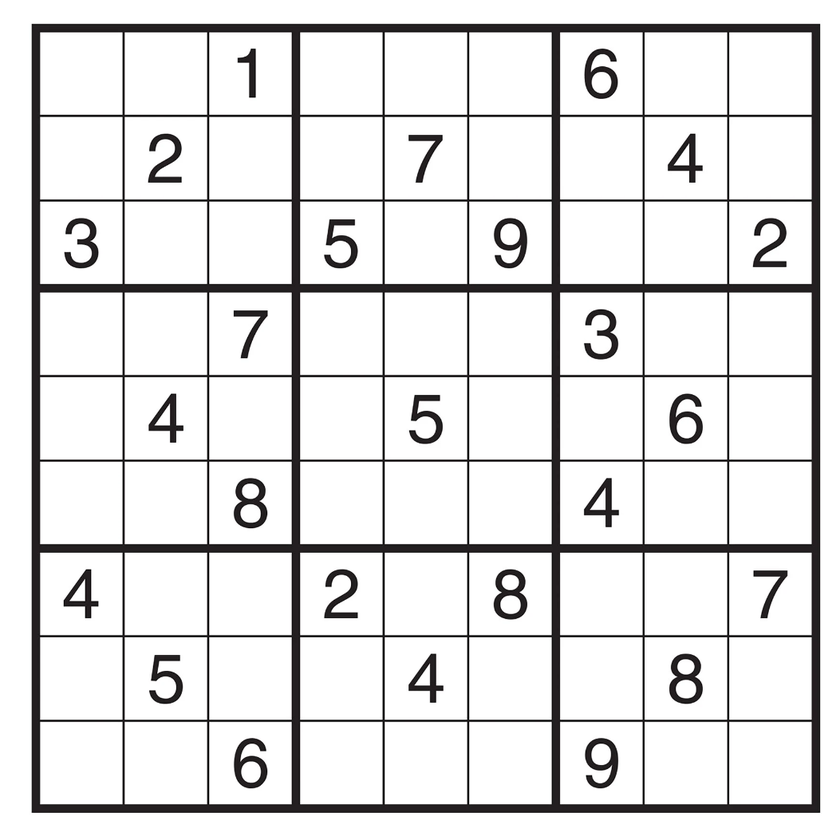
#> input picture ex2/images/Sudoku.PNG, 840 x 840 px, shrunk from 1053 x 1053 before the run, found by its file name
$ jupyter execute --allow-errors 'hw2 - test2.ipynb'   (shell and % lines are left out)
#> lines starting #> are read from the running program, lines starting #| are printed output that depends on the picture; after the words box and inside, x2 and y2 are one past the last pixel; in counts of white or black regions, pixels touching at a corner belong together
## <span style="color:blue"> Computer Vision - Winter 2024

## <span style="color:blue"> Exercise 2 </span>
**Reichman University**

**Lecturer:** Prof. Yael Moses, RUNI

**TA:** Eyal Friedman, RUNI

**Submission date: 25.1.24** \
Note: In case you need an extension for any reason, you can submit it by 29.1.24. \
No extra extensions will be given.
In case you are in miluim - please contact Yael directly.

**Your name: [Your Name]**
**Your ID: [Your ID]**

In this exercise, you will implement:

1. Straight line detection from image features using  Hough Transform.
2. Various feature matching.
3. Computing depth from rectified images.

## <span style="color:blue"> Submission guidelines:</span>

1. Your **zip** file should include the following files only:
   - ex2.ipynb
   - images you use that were not given
2. You should use Jupyter Notebook.
3. Name the zip file **'ex2_ID_ID.zip'** and **do not** include any additional directories.
4. Submit using *Moodle*.
5. Submit on time!
6. You can submit this assignment in pairs (no triplets).
   * In the case of pair submission, both IDs and names should be added to the notebook.
   * One should submit the homework, and the other should submit a simple text file named: ID_ID.txt and nothing else.
   *Please make sure that your collaborator submits the HW.

## Read the following instructions carefully:

1. Write **efficient vectorized** code. When you think you cannot use vectorized code, give a short explanation of why.
2. You are responsible for the correctness of your code and should add as many tests as you see fit. Do not submit your tests unless requested.
3. Use `Python 3` and `numpy 1.18.5` or above. Changes to the configuration we provided are at your own risk. Before submitting the exercise, restart the kernel and run the notebook from start to finish to make sure everything works.
4. You are allowed to use functions and methods from the [Python Standard Library](https://docs.python.org/3/library/) and [numpy](https://www.numpy.org/devdocs/reference/) only. Any other imports are forbidden unless provided by us.
5. Your code must run without errors. Note, **Code that fails to run will not be graded.**
6. Document your code properly.
7. Go over Warmup Python - you can find relevant python functions that will make your life easier.

## Honor Code:
The assignment is a basic tool for learning the material. You can probably find the solution on the web (including ChatGPT), however, you will not learn what you should learn from it. In addition, since we give grades on the assignment, using existing solutions will be considered dishonest.
In particular, you are not allowed to copy or use any code that solve the tasks.
You are more than welcome to talk with your friends, but you are not allowed to give your code or answers and you are not allowed to use their code or answers.
Remember – you take this course in order to learn.

## I declair that I respcet the honor code:
<span style="color:red"> Add here your names:

[cell 1]
import cv2


from matplotlib import pyplot as plt

# This opens an inteactive figure - use it in part B
import matplotlib
matplotlib.use('TkAgg')

import matplotlib.pyplot as plt
import numpy as np
from scipy.linalg import null_space

# This specifies the way plots behave in jupyter notebook
plt.rcParams['figure.figsize'] = (8.0, 8.0) # set default size of plots
plt.rcParams['image.cmap'] = 'gray'


import platform
print("Python version: ", platform.python_version())
print("Numpy version: ", np.__version__)

## <span style="color:blue">Section A: Detect a Straight Lines

In this part you will use the set of edge points to detect straight lines in an image.\
The input will consist of edge points computed by the Canny edge detector - you can use the implementation of CV2, which is demonstrated below.\
    The output will be a set of straight lines in the image. There are two main methods to compute straight lines from such input: the Hough transform and RANSAC. You will implement the Hough transform.


**Hough transform**\
Every 2D line, $\ell$,   can be represented by 2 parameters:  $r$ and $\theta$ where all points on the lines satisfy $r=(xcos\theta, ysin\theta)$.
Let $P_0=(x_0,y_0)$ be the intersection of a normal to $\ell$ from the origin.
The distance between $P_0$ and the origin is given by $r$ and the angle between the normal and the $x$ axis is given by $\theta$.

**Your goal:**     Write the following function\
Straight_lines(image_file, res_r, res_orient,min_number_points,display,  ...)\
    You can add any other parameters that you need.


 To do so, you need also to define the following functions.
 You can add parameters to the functions, as long as you  provide clear explanations of their roles and purposes.

[cell 2]
# [62 lines left out: functions H_matrix, list_lines, display_lines, display_H_matrix, not called in this run]
# display_H_matrix(H_test)


#> (the rest of this cell did not finish here and is left out)

[cell 3]
#Now use the above functions to implement
def straight_lines(image_file, res_r, res_orient,min_number_points,display):
    pass

#> (a cell that did not finish here is left out)

[cell 5]
# Here is an example of how to use the CV2 Canny edge detector.
# You can play with the parameters to achieve desired results.
# Note that this implementation does not include smoothing with a Gaussian filter :(


img = cv2.imread('.\images\Sudoku.PNG', cv2.IMREAD_GRAYSCALE)
#> img: shape (840, 840); min 0, max 255, mean 226.1
assert img is not None, "file could not be read, check with os.path.exists()"

edges = cv2.Canny(img,250,500,5)
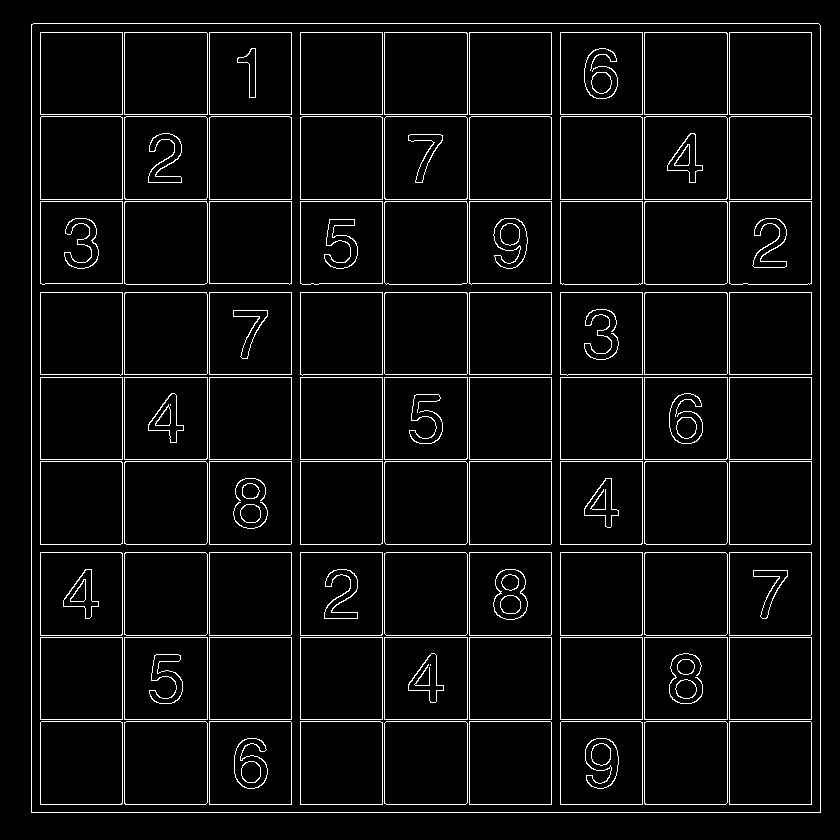
#> edges: shape (840, 840); 5.1% white in thin lines or dots, all inside (x1, y1, x2, y2) = (31, 23, 821, 813)

plt.rcParams['figure.figsize'] = (16.0, 16.0)
f, ((ax1, ax2)) = plt.subplots(1, 2, sharex='col', sharey='row')

ax1.imshow(img), ax1.set_title('Original Image')
ax2.imshow(edges), ax2.set_title('Edge Image')
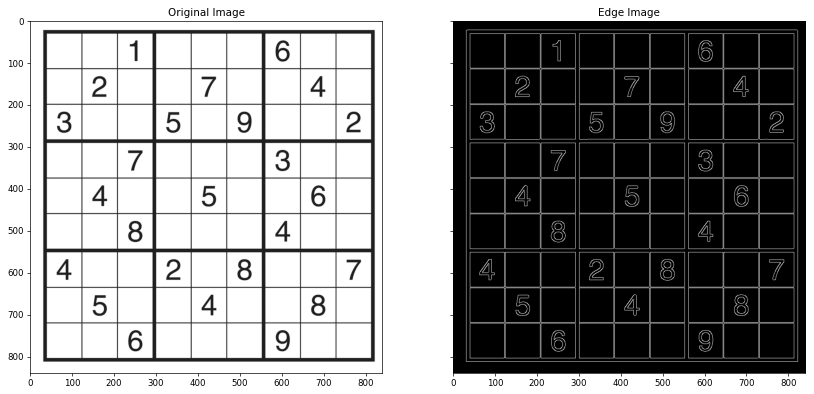
#> figure drawn by matplotlib, 2 panels

$ run again, with ex2/images/cube1.jpg saved as ex2/images/Sudoku.PNG
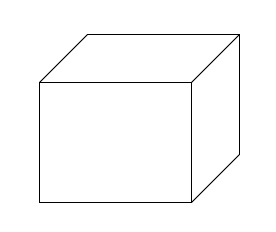
#> input picture ex2/images/cube1.jpg, 276 x 232 px, found by its file name
#> img is the input picture: shape (232, 276); min 0, max 255, mean 250.8
#> `edges = cv2.Canny(img,250,500,5)`:
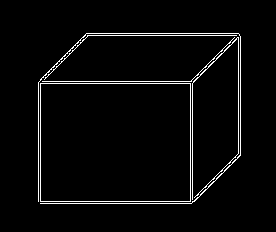
#> edges: shape (232, 276); 3.2% white in thin lines or dots, all inside (x1, y1, x2, y2) = (38, 33, 241, 204)
#> `[cell 5] # Here is an example of how to use the CV2 Canny edge detecto..`:
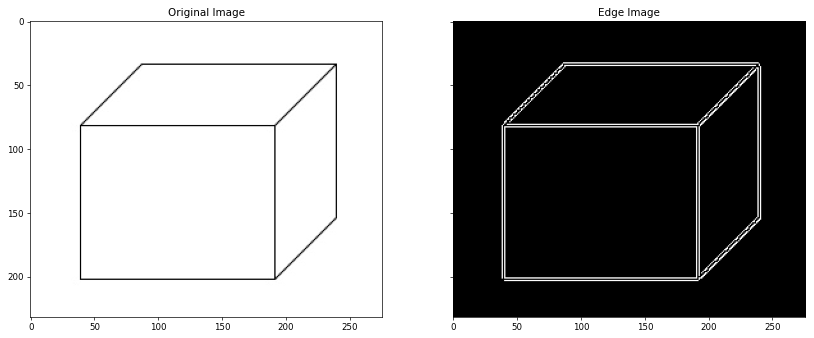
#> figure drawn by matplotlib, 2 panels
